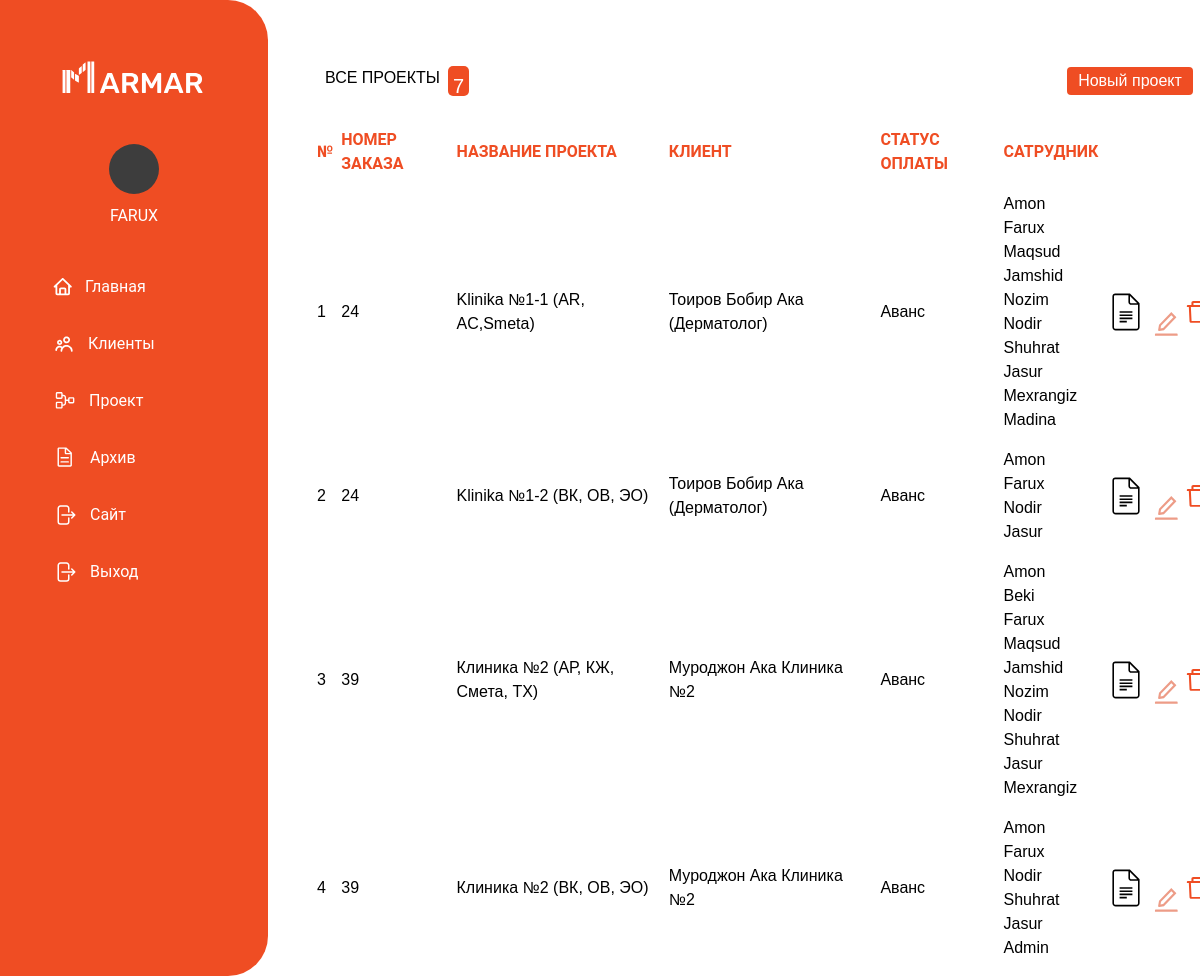
The app's page /crm/offic/ (signed in), older data.
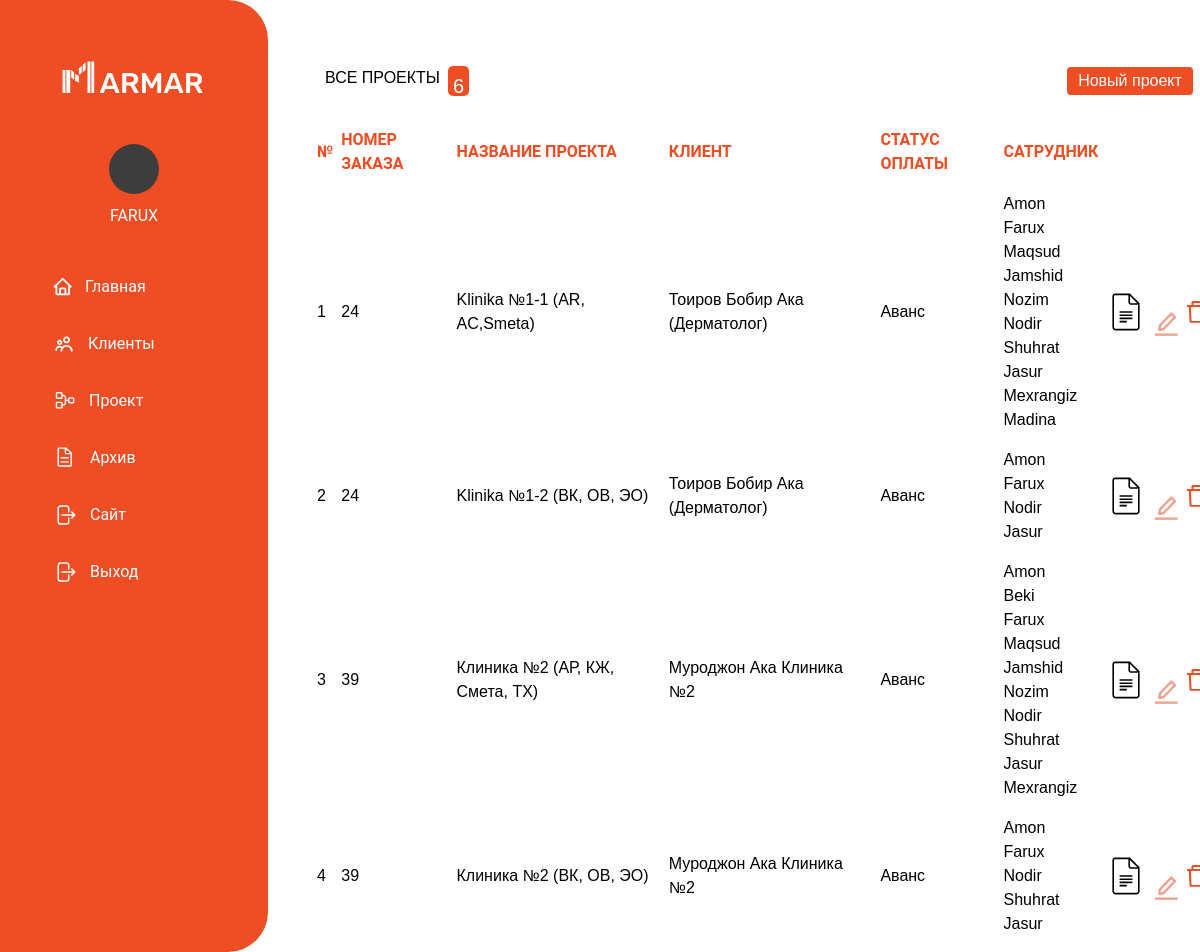
The same page, newer data.
### crm/models.py (models this page shows, shortened)
class Orders(models.Model):
    order_number = models.IntegerField(null=True)
    title = models.CharField(max_length=120)
    service = models.ManyToManyField('Service', through="ProjectService")
    client = models.ForeignKey(Clients, on_delete=models.CASCADE)
    status = models.CharField(max_length=120, choices=STATUS_PAY, default="Ожидание")
    is_archive = models.BooleanField(default=False, null=True, blank=True)
    numbers = models.PositiveIntegerField(null=True, blank=True)
    user = models.ManyToManyField('User')

class Clients(models.Model):
    full_name = models.CharField(max_length=120)
    phone = models.IntegerField(null=True)
    address = models.CharField(max_length=120, null=True)
    manager = models.ForeignKey(User, on_delete=models.CASCADE)
    status = models.CharField(max_length=120, choices=STATUS_CLIENT, default='Ожиданы', null=True)
    form = models.CharField(max_length=120, choices=FROM, null=True)
    def __str__(self):
        return self.full_name

class User(AbstractUser):
    name = models.CharField(max_length=120)
    password = models.CharField(max_length=120)
    role = models.CharField(max_length=120, choices=ROLE)
    objects = UserManager()
    def __str__(self):
        return self.username + ' ' + self.role

### crm/views.py (the view, shortened to what this page needs)
# urls.py: path('offic/', views.offic, name="offic"),
def offic(request):
    services = Service.objects.filter(Q(parent__isnull=False))
    orders = Orders.objects.filter(user=request.user)
    departments = Department.objects.all()
    form = OrderForm(request.POST)
    return render(request, 'ofis.html',
                  {'orders': orders,
                   'departments': departments,
                   'form': form,
                   'order_count': Orders.objects.filter(is_archive=False).count(),
                   'services': services
                   })

### crm/models.py (called while the page is built)
    def __str__(self):
        return self.name

### crm/templates/ofis.html (shortened to what this page needs)
{% extends 'index.html' %}
{% load static %}
{% block content %}
    <section class="ofis">
        <div class="clients-header">
            <div class="clients_header_titel"><h1>Все проекты</h1>
            <p>{{ order_count }}</p></div>
            <button type="button" id="myBtn" class="btn-clients">Новый проект</button>
        </div>
        <div class="">
            <table class="table-clients">
                <tr>
                    <th>№</th>
                    <th>Номер заказа</th>
                    <th>Название проекта</th>
                    <th>Клиент</th>
                    <th>Статус оплаты</th>
                    <th>сатрудник</th>
                </tr>
                {% for order in orders %}
                    {% if not order.is_archive %}
                        <tr>
                            <td>{{ forloop.counter }}</td>
                            <td>{{ order.order_number }}</td>
                            <td>{{ order.title }}</td>
                            <td><a href="tel:+998904140184">{{ order.client }}</a></td>
                            <td>{{ order.status }}</td>
                            <td>
                                {% for user in order.user.all %}
                                    {{ user.username }}<br/>
                                {% endfor %}
                            </td>
                            <td>
                                <a href="{% url 'department' order.pk %}" class="">
                            </a>
                            </td>
                            <td>
                                <a type="button" class="clients-edit" id="Editbtn"
                                   href="{% url 'edit_offic_pk' order.pk %}"><img
                                        src="{% static 'img/edit.svg' %}" alt=""></a>
                            </td>
                            <td>
                                <a href="{% url 'order_archived' order.pk %}" type="button">
                                    <img
                                            src="{% static 'img/icon-archive.svg' %}"
                                            alt="" width="30">
                                </a>
                            </td>
                        </tr>
                    {% endif %}
                {% endfor %}
            </table>
        </div>
    </section>
{% endblock %}

### crm/templates/index.html (shortened to what this page needs)
{% load static %}
<!Doctype html>
<html lang="en">
<head>
    <link rel="stylesheet"
          href="https://cdnjs.cloudflare.com/ajax/libs/font-awesome/6.2.0/css/all.min.css">
    <link rel="stylesheet" href="{% static 'style.css' %}">
    <script src="https://cdn.tailwindcss.com"></script>
</head>
<body class="flex">
<div>
    <aside class='bg-[#EF4D23] w-[268px] h-screen h-[100px] text-white flex flex-col rounded-r-[40px] sticky top-0'>
        <a href="" class='inline-block my-[51px] px-[53px] w-full'>
        </a>
        <a href='#' class='inline-block mb-[20px] px-[53px] w-full text-center'>
            <div class="w-[50px] h-[50px] bg-[#3d3d3d] rounded-[50px] m-auto">
            </div>
            <h1 class='p-[10px]'>{{ user.username }}</h1>
        </a>
        <nav>
            <a href=""
               class='group flex items-center text-white ml-[36px] px-[17px] rounded-[12px] hover:bg-[#F2F6FC] w-[212px] h-[57px] hover:text-[#1C1D20] relative duration-300'>
                <span>Главная</span>
            </a>
            <a href='{% url 'clients' %}'
               class='group flex   items-center text-white ml-[36px] px-[17px] rounded-[12px] hover:bg-[#F2F6FC] w-[212px] h-[57px] hover:text-[#1C1D20] relative duration-300'>
                <span>Клиенты</span>
            </a>
            <a href="{% url 'offic' %}"
               class='group flex items-center text-white ml-[36px] px-[17px] rounded-[12px] hover:bg-[#F2F6FC] w-[212px] h-[57px] hover:text-[#1C1D20] relative duration-300'>
                <span>Проект</span>
            </a>
            <a href=""
               class='group flex items-center text-white ml-[36px] px-[17px] rounded-[12px] hover:bg-[#F2F6FC] w-[212px] h-[57px] hover:text-[#1C1D20] relative duration-300'>
                <span>Архив</span>
            </a>
            <a href='{% url 'sign_out' %}'
               class='group flex items-center text-white ml-[36px] px-[17px] rounded-[12px] hover:bg-[#F2F6FC] w-[212px] h-[57px] hover:text-[#1C1D20] relative duration-300'>
                <span>Сайт</span>
            </a>
            <a href='{% url 'sign_out' %}'
               class='group flex items-center text-white ml-[36px] px-[17px] rounded-[12px] hover:bg-[#F2F6FC] w-[212px] h-[57px] hover:text-[#1C1D20] relative duration-300'>
                <span>Выход</span>
            </a>
        </nav>
    </aside>
</div>
{% block content %}
{% endblock %}
</body>
</html>

Row changes from the older to the newer data that the page shows:
changed Orders "Клиника №2 (ВК, ОВ, ЭО)": loses User (username "Admin")
Text that changed along with them:
{{ order_count }}: "7" → "6"
